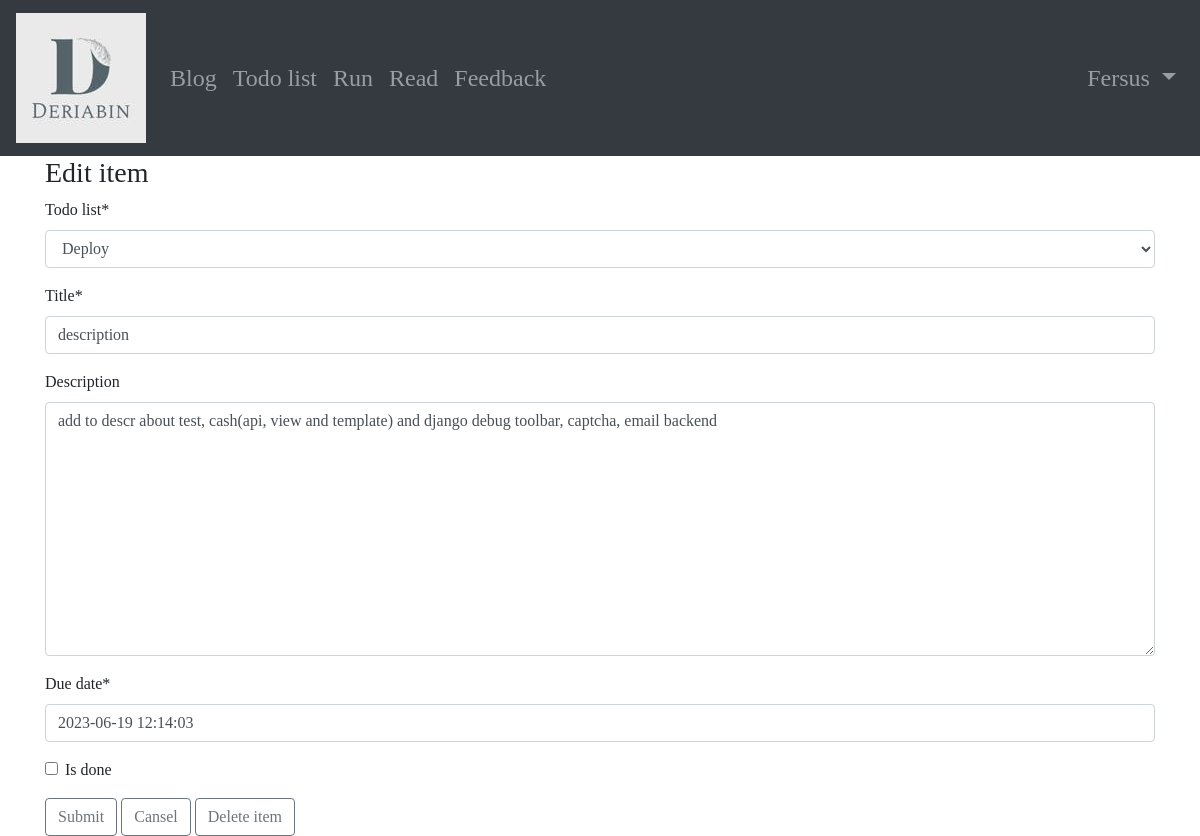
/list/34/item/34/ (signed in), run on the app's committed database.
### todo_app/models.py (models this page shows, shortened)
class ToDoItem(models.Model):
    title = models.CharField(max_length=100)
    description = models.TextField(null=True, blank=True)
    created_date = models.DateTimeField(auto_now_add=True)
    due_date = models.DateTimeField(default=one_week_hence)
    todo_list = models.ForeignKey(ToDoList, on_delete=models.CASCADE)
    is_done = models.BooleanField(default=False)
    class Meta:
        ordering = ["due_date"]

class ToDoList(models.Model):
    title = models.CharField(max_length=100, unique=True)
    def __str__(self):
        return self.title

### todo_app/views.py (the view, shortened to what this page needs)
class ItemUpdate(LoginRequiredMixin, UpdateView):
    model = ToDoItem
    fields = [
        "todo_list",
        "title",
        "description",
        "due_date",
        "is_done",
    ]
    def get_context_data(self):
        context = super(ItemUpdate, self).get_context_data()
        context["todo_list"] = self.object.todo_list
        context["title"] = "Edit item"
        return context

### templates/todo_app/todoitem_form.html (shortened to what this page needs)
{% extends "base.html" %}
{% load crispy_forms_tags %}
{% block content %}
<h3>{{ title }}</h3>
<form method="post">
   <table>
       {{ form|crispy }}
    </table>
    <button type="submit" class="btn btn-outline-secondary" >Submit</button>
    <button type="button" onclick="location.href='{% url "list" todo_list.id %}'"
        class="btn btn-outline-secondary" >Cansel</button>
        {% if object %}
    <button type="button" onclick="location.href='{% url "item-delete" todo_list.id object.id %}'"
        class="btn btn-outline-secondary" >Delete item</button>
    {% endif %}
</form>
{% endblock %}

### templates/base.html (shortened to what this page needs)
{% load static %}
<!DOCTYPE html>
<html>
<head>
<link rel="stylesheet" href="https://cdn.jsdelivr.net/npm/bootstrap@4.5.3/dist/css/bootstrap.min.css"
>
<link rel="stylesheet" href="{% static 'css/base.css' %}">
</head>
<body>
<nav class="navbar navbar-expand-lg navbar-dark bg-dark">
  <a class="navbar-brand" href="{% url 'home' %}">
     <img src="{% static 'images/logo1.jpg' %}">
  </a>
  <ul class="navbar-nav">
      <li class="nav-item">
        <a class="nav-link" href="{% url 'blog_home' %}">Blog </a>
      </li>
      <li class="nav-item">
        <a class="nav-link" href="{% url 'index' %}">Todo list</a>
      </li>
      <li class="nav-item">
        <a class="nav-link" href="{% url 'run_home' %}">Run</a>
      </li>
      <li class="nav-item">
        <a class="nav-link" href="{% url 'read_home' %}">Read</a>
      </li>
      <li class="nav-item">
        <a class="nav-link" href="{% url 'feedback' %}">Feedback</a>
      </li>
  </ul>
  <div class="collapse navbar-collapse" id="navbarSupportedContent">
    {% if user.is_authenticated %}
    <ul class="navbar-nav ml-auto">
    <li class="nav-item">
    <a class="nav-link dropdown-toggle" href="#"
      id="navbarDropdown" role="button" data-toggle="dropdown"
      aria-haspopup="true" aria-expanded="false">
    {{ user.username }}
  </a>
   </li>
   </ul>
{% endif %}
</div>
</nav>
<main>
<div class="container">
{% block content %}
{% endblock content %}
</div>
</main>
</body>
</html>

### static/css/base.css (style rules this page uses)
.navbar-dark .navbar-nav .nav-link { font-size: x-large; }
body { font-family: "Ubuntu"; }

### data on the page
ToDoItem: todo_list "Deploy", description "add to descr about test, cash(api, view and template) and django debug toolbar, captcha, email backend", due_date "2023-06-19 12:14:03"
ToDoList: title "description"

### other printed values
{{ user.username }} "Fersus"
{{ title }} "Edit item"
